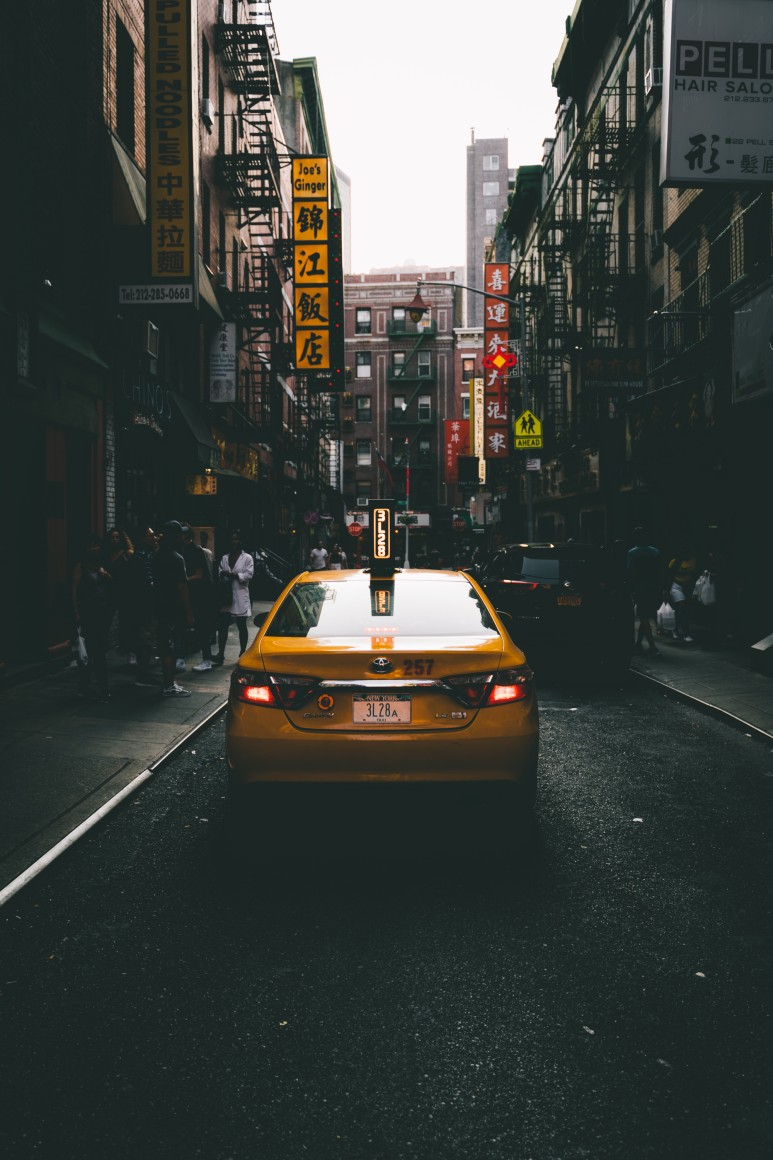
#> input picture 2.jpg, 773 x 1160 px
$ python 'example 12.py'
#> lines starting #> are read from the running program, lines starting #| are printed output that depends on the picture; after the words box and inside, x2 and y2 are one past the last pixel; in counts of white or black regions, pixels touching at a corner belong together
#이미지 흑백ret, thres1 = cv2.threshold(image,127, 255, cv2.THRESH_BINARY) 구분
import  cv2

image = cv2.imread('2.jpg' ,cv2.IMREAD_GRAYSCALE)#그레이 색으로 입력 받은
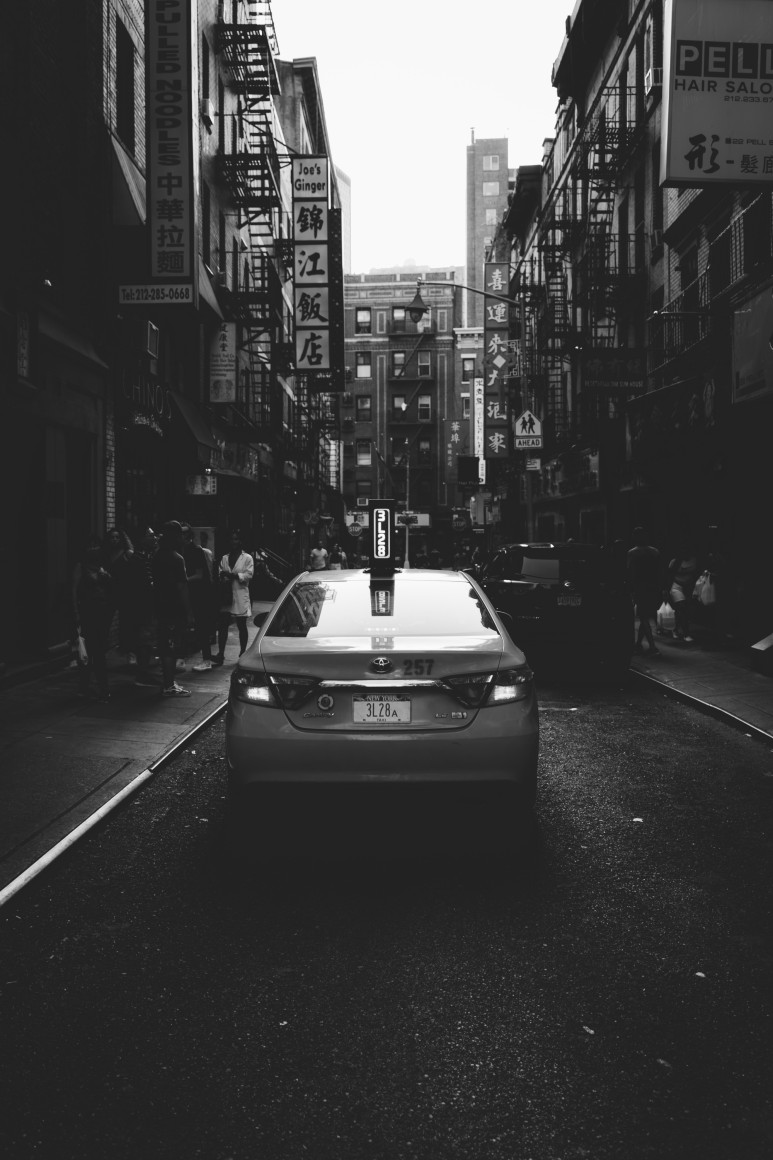
#> image: shape (1160, 773); min 20, max 255, mean 64.4

ret, thres1 = cv2.threshold(image,127, 255, cv2.THRESH_BINARY)
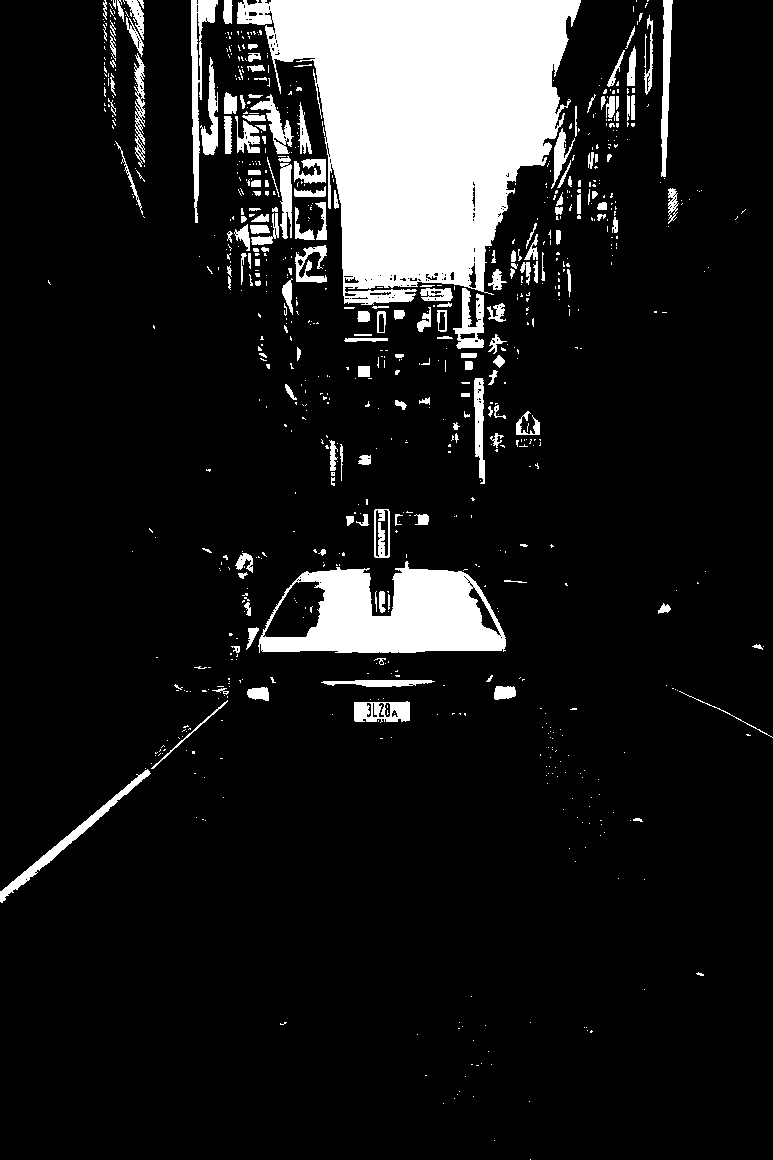
#> thres1: shape (1160, 773); 11.8% white; 829 white regions (648 under 20 px), largest, box (x1, y1, x2, y2) and area: (237, 0, 581, 305) 62980, (258, 561, 506, 653) 13999, (191, 0, 218, 223) 1845
thres2 = cv2.adaptiveThreshold(image, 255, cv2.ADAPTIVE_THRESH_MEAN_C,cv2.THRESH_BINARY,21,3)
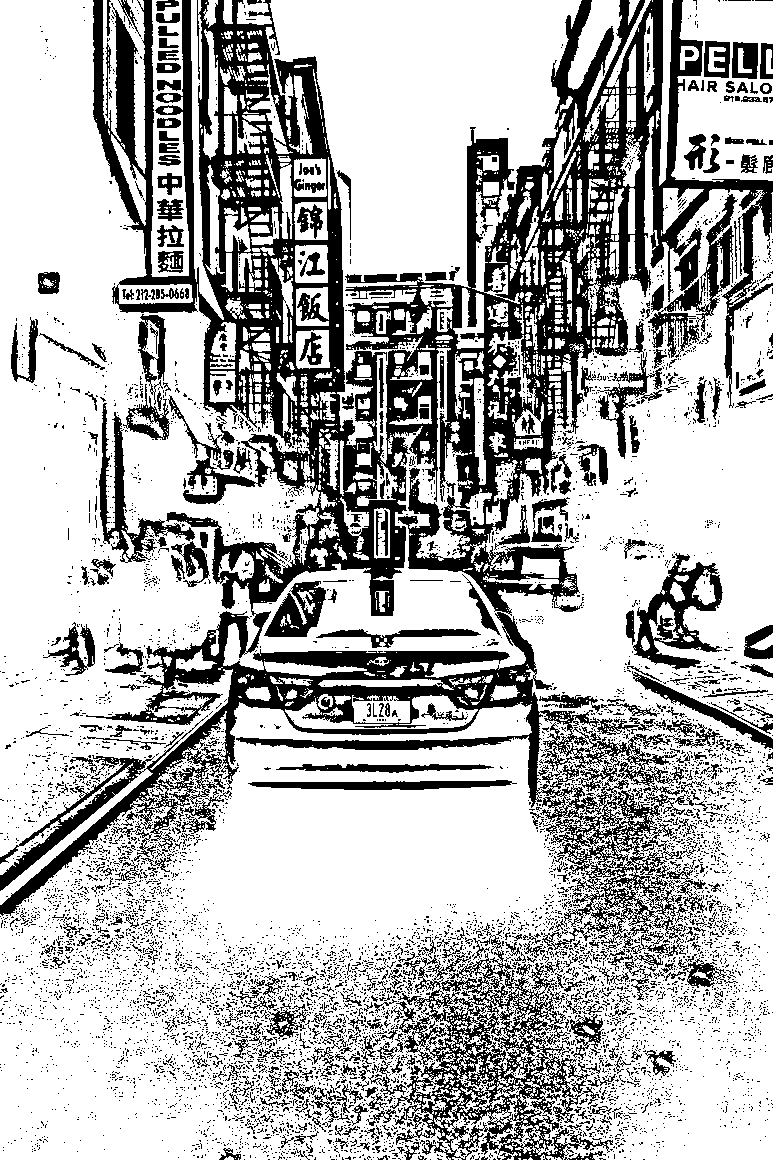
#> thres2: shape (1160, 773); 70.4% white; 7802 black regions (7303 under 20 px), largest, box (x1, y1, x2, y2) and area: (0, 0, 773, 957) 168346, (390, 923, 613, 1160) 15773, (633, 553, 723, 670) 3883

cv2.imshow('Image Basic', image)#사진 출력
cv2.waitKey(0)  # 창이 닫히지 않도록 하는것

cv2.imshow('Image Basic', thres1)#그냥 흑백 나누기
cv2.waitKey(0)  # 창이 닫히지 않도록 하는것

cv2.imshow('Image Basic', thres2)#필터를 넣어 흑백 나누기
cv2.waitKey(0)  # 창이 닫히지 않도록 하는것

$ run again, with 1.jpg copied over 2.jpg
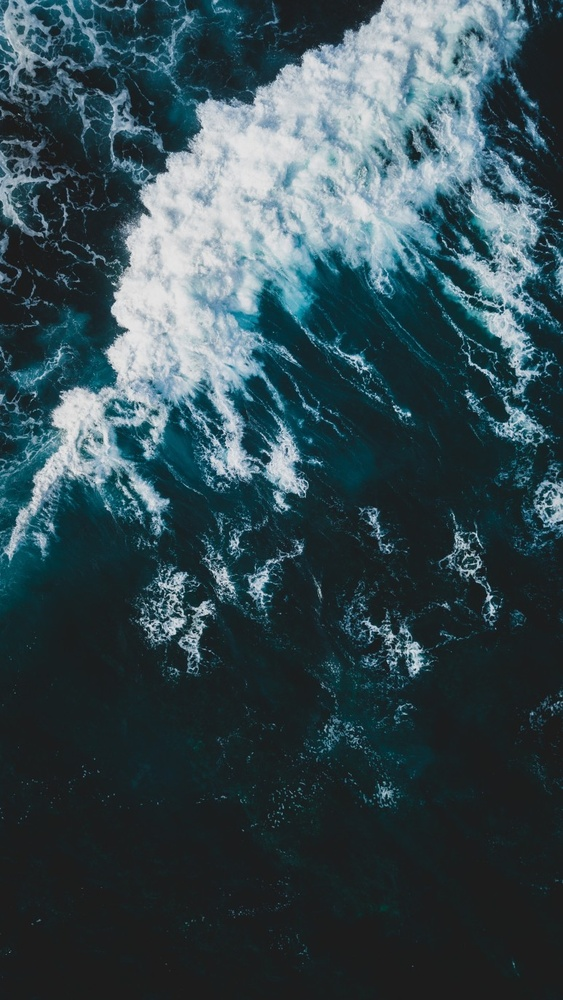
#> input picture 1.jpg, 563 x 1000 px, shrunk from 773 x 1374 before the run
#> `ret, thres1 = cv2.threshold(image,127, 255, cv2.THRESH_BINARY)`:
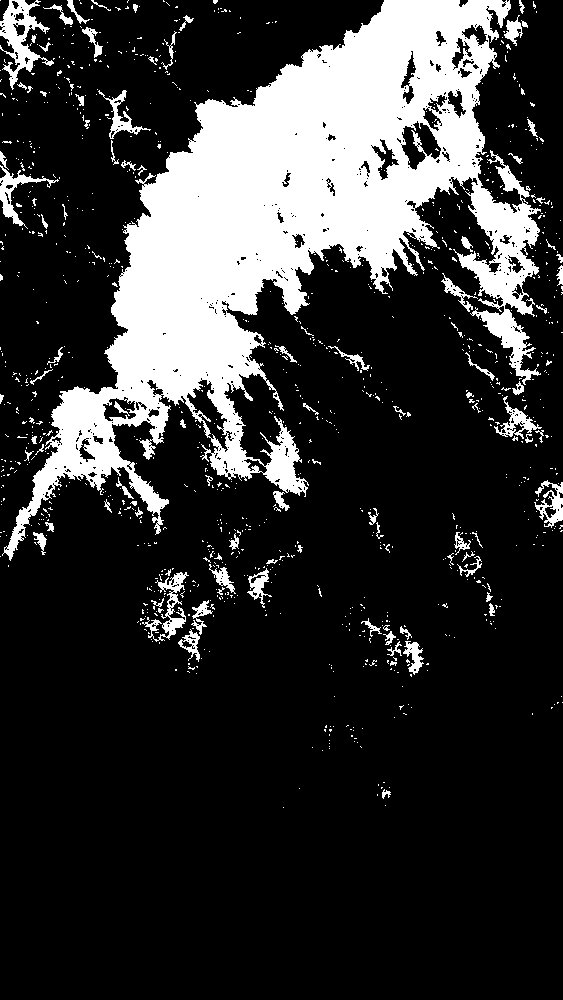
#> thres1: shape (1000, 563); 20.3% white; 1041 white regions (945 under 20 px), largest, box (x1, y1, x2, y2) and area: (2, 0, 541, 561) 99704, (0, 0, 54, 90) 1708, (142, 572, 189, 642) 902
#> `thres2 = cv2.adaptiveThreshold(image, 255, cv2.ADAPTIVE_THRESH_MEAN_C,..`:
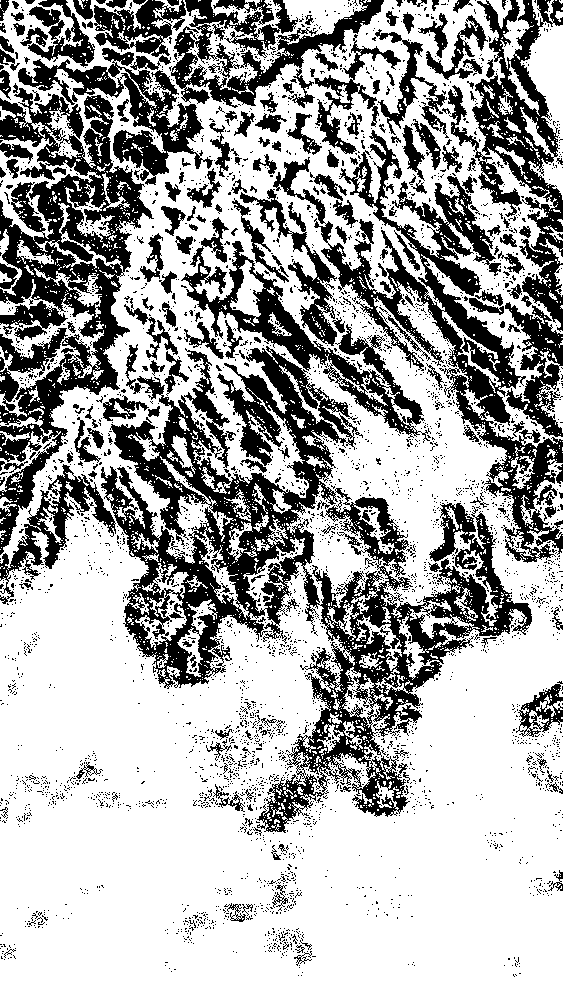
#> thres2: shape (1000, 563); 66.6% white; 3763 black regions (3545 under 20 px), largest, box (x1, y1, x2, y2) and area: (101, 346, 532, 833) 55325, (0, 88, 154, 555) 23882, (273, 130, 563, 563) 20716
